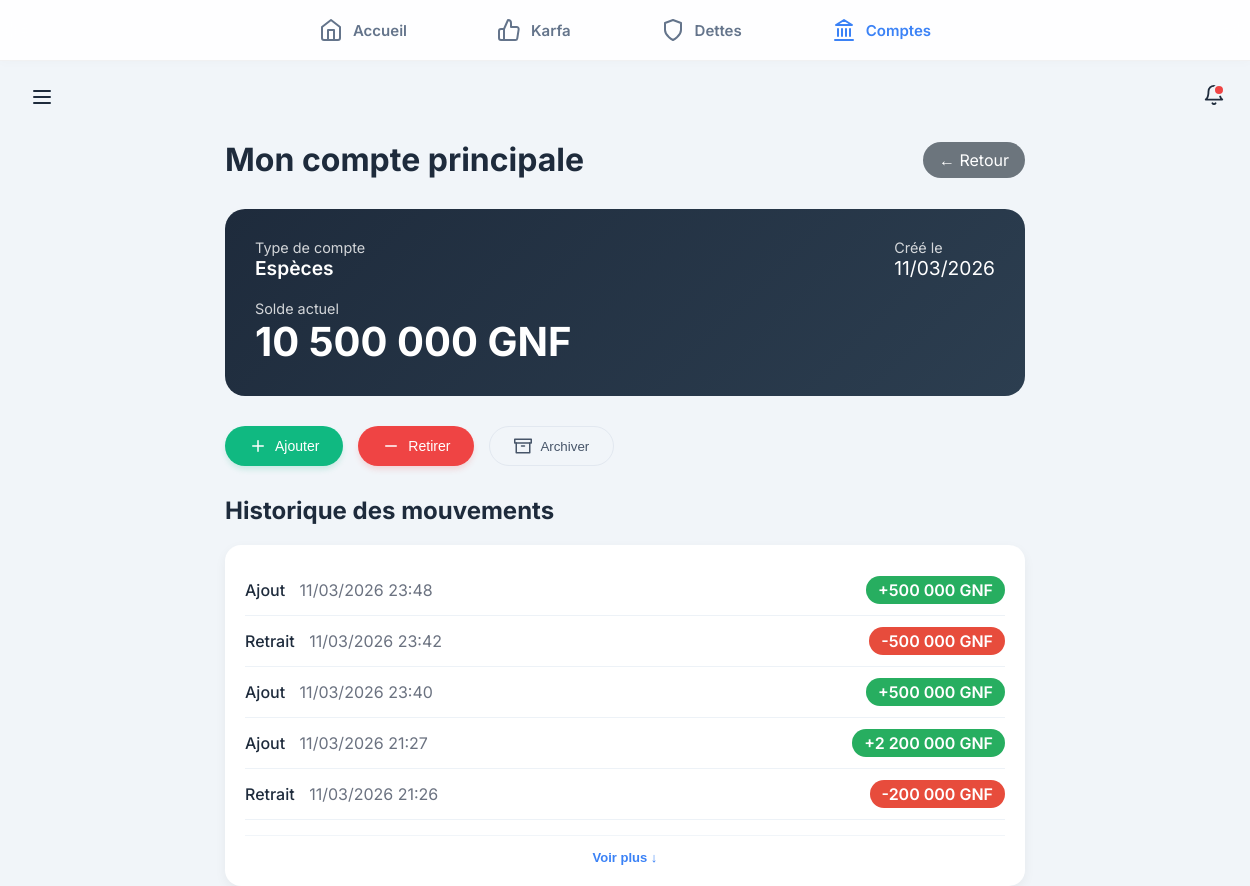
The app's page /comptes/detail/17/?type=argent (signed in) with its own data.
### backend/modules/comptes/models/argent.py (models this page shows, shortened)
class CompteArgent(models.Model):
    TYPE_CHOIX = [
        ('BANQUE', 'Banque'),
        ('MOBILE_MONEY', 'Mobile Money'),
        ('CASH', 'Espèces'),
        ('DETTE', 'Dettes'),
        ('AUTRE', 'Autre'),
    ]
    nom = models.CharField(max_length=50) # Retrait de unique=True car plusieurs utilisateurs peuvent avoir un compte "Cash"
    cree_par = models.ForeignKey('auth.User', on_delete=models.CASCADE, related_name='comptes_argent', null=True)
    type_compte = models.CharField(max_length=20, choices=TYPE_CHOIX)
    solde = models.DecimalField(max_digits=12, decimal_places=0, default=0)
    dette_liee = models.ForeignKey('dettes.Dette', on_delete=models.SET_NULL, null=True, blank=True, related_name='comptes_argent_lies')
    date_creation = models.DateTimeField(auto_now_add=True)
    archive = models.BooleanField(default=False)
    date_archivage = models.DateTimeField(null=True, blank=True)

### backend/modules/comptes/models/mouvement.py (models this page shows, shortened)
class MouvementCompte(models.Model):
    TYPE_AJOUT = 'AJOUT'
    TYPE_RETRAIT = 'RETRAIT'
    CHOIX_TYPE = [
        (TYPE_AJOUT, 'Ajout'),
        (TYPE_RETRAIT, 'Retrait'),
    ]
    compte_argent = models.ForeignKey('comptes.CompteArgent', on_delete=models.CASCADE, null=True, blank=True, related_name='mouvements')
    compte_or = models.ForeignKey('comptes.CompteOr', on_delete=models.CASCADE, null=True, blank=True, related_name='mouvements')
    type = models.CharField(max_length=10, choices=CHOIX_TYPE)
    montant = models.DecimalField(max_digits=12, decimal_places=3) # Utilise 3 pour l'or aussi
    date = models.DateTimeField(auto_now_add=True)
    motif = models.CharField(max_length=255, blank=True)
    cree_par = models.ForeignKey(User, on_delete=models.SET_NULL, null=True, blank=True)

### backend/modules/comptes/views/detail.py (the view, shortened to what this page needs)
# urls.py: path('detail/<int:id>/', detail_compte, name='detail_compte'),
@login_required
@login_required
def detail_compte(request, id):
    type_param = request.GET.get('type')
    if type_param == 'or':
        compte = get_object_or_404(CompteOr, id=id, cree_par=request.user)
        type_compte = 'or'
        is_or = True
    elif type_param == 'argent':
        compte = get_object_or_404(CompteArgent, id=id, cree_par=request.user)
        type_compte = 'argent'
        is_or = False
    mouvements = compte.mouvements.all().order_by('-date')
    return render(request, 'modules/comptes/detail.html', {
        'compte': compte,
        'is_or': is_or,
        'type_compte': type_compte,
        'nature': type_compte,
        'mouvements': mouvements
    })

### backend/modules/core/templatetags/custom_filters.py (called while the page is built)
@register.filter
def milliers(value):
    try:
        num = float(value)
        if num == int(num):
            return f"{int(num):,}".replace(",", " ")
        return f"{num:,.3f}".rstrip('0').rstrip('.').replace(",", " ").replace(".", ",")
    except:
        return value

### frontend/templates/modules/comptes/detail.html (shortened to what this page needs)
{% extends "base.html" %}
{% load custom_filters %}
{% block content %}
<div style="max-width: 800px; margin: 0 auto;">
    <div style="display: flex; justify-content: space-between; align-items: center; margin-bottom: 30px;">
        <h1 style="margin: 0;">{{ compte.nom }}</h1>
        <a href="{% if compte.archive %}{% url 'comptes:liste_archives' %}{% else %}{% url 'comptes:liste_comptes' %}{% endif %}"
            style="background: #6c757d; color: white; padding: 8px 16px; border-radius: 30px; text-decoration: none;">
            ← Retour
        </a>
    </div>
    <div
        style="background: linear-gradient(135deg, #1e2b3c, #2c3e50); color: white; padding: 30px; border-radius: 20px; margin-bottom: 30px;">
        <div style="display: flex; justify-content: space-between; align-items: center; flex-wrap: wrap;">
            <div>
                <div style="font-size: 0.9em; opacity: 0.8;">{% if is_or %}Pureté{% else %}Type de compte{% endif %}
                </div>
                <div style="font-size: 1.2em; font-weight: 600;">
                    {% if is_or %}
                    {{ compte.carat|default:24 }} K
                    {% else %}
                    {{ compte.get_type_compte_display }}
                    {% endif %}
                </div>
            </div>
            <div>
                <div style="font-size: 0.9em; opacity: 0.8;">Créé le</div>
                <div style="font-size: 1.2em;">{{ compte.date_creation|date:"d/m/Y" }}</div>
            </div>
        </div>
        <div style="margin-top: 20px;">
            <div style="font-size: 0.9em; opacity: 0.8;">{% if is_or %}Poids actuel{% else %}Solde actuel{% endif %}
            </div>
            <div style="font-size: 2.5em; font-weight: 700;">
                {% if is_or %}
                {{ compte.poids_grammes|floatformat:-2 }} g
                {% else %}
                {{ compte.solde|milliers }} GNF
                {% endif %}
            </div>
        </div>
    </div>
    <div style="display: flex; gap: 15px; margin-bottom: 30px; flex-wrap: wrap;">
        {% if not compte.archive %}
        <button onclick="showOperationForm('ajout')"
            style="display: inline-flex; align-items: center; gap: 8px; background: #10b981; color: white; padding: 10px 24px; border: none; border-radius: 30px; cursor: pointer; font-weight: 500; font-size: 14px; transition: all 0.2s; box-shadow: 0 4px 6px -1px rgba(16, 185, 129, 0.2);">
            <svg width="18" height="18" viewBox="0 0 24 24" fill="none" stroke="currentColor" stroke-width="2"
                stroke-linecap="round" stroke-linejoin="round">
                <line x1="12" y1="5" x2="12" y2="19" />
                <line x1="5" y1="12" x2="19" y2="12" />
            </svg> Ajouter
        </button>
        <button onclick="showOperationForm('retrait')"
            style="display: inline-flex; align-items: center; gap: 8px; background: #ef4444; color: white; padding: 10px 24px; border: none; border-radius: 30px; cursor: pointer; font-weight: 500; font-size: 14px; transition: all 0.2s; box-shadow: 0 4px 6px -1px rgba(239, 68, 68, 0.2);">
            <svg width="18" height="18" viewBox="0 0 24 24" fill="none" stroke="currentColor" stroke-width="2"
                stroke-linecap="round" stroke-linejoin="round">
                <line x1="5" y1="12" x2="19" y2="12" />
            </svg> Retirer
        </button>
        <form method="post" action="{% url 'comptes:archiver_compte' compte.id %}?type={% if is_or %}or{% else %}argent{% endif %}" style="display: inline;">
            <button type="button" data-confirm="Archiver ce compte ? Il pourra être désarchivé plus tard."
                style="background: #f1f5f9; color: #475569; padding: 10px 24px; border: 1px solid #e2e8f0; border-radius: 30px; cursor: pointer; font-weight: 500; display: inline-flex; align-items: center; gap: 8px; transition: all 0.2s;"
                onmouseover="this.style.background='#e2e8f0';" onmouseout="this.style.background='#f1f5f9';">
                <svg width="18" height="18" viewBox="0 0 24 24" fill="none" stroke="currentColor" stroke-width="2"
                    stroke-linecap="round" stroke-linejoin="round">
                    <path d="M21 8v13H3V8"></path>
                    <path d="M1 3h22v5H1z"></path>
                    <path d="M10 12h4"></path>
                </svg>
                Archiver
            </button>
        </form>
        {% endif %}
    </div>
    <h2>Historique des mouvements</h2>
    <div style="background: white; border-radius: 16px; padding: 20px; box-shadow: 0 4px 12px rgba(0,0,0,0.05);">
        <div id="history-container" style="max-height: 400px; overflow-y: auto; transition: max-height 0.3s ease;">
            {% for mouvement in mouvements %}
            <div class="history-item" style="display: {% if forloop.counter > 5 %}none{% else %}flex{% endif %}; justify-content: space-between; padding: 15px 0; border-bottom: 1px solid #edf2f7;">
                <div>
                    <span style="font-weight: 500;">{{ mouvement.get_type_display }}</span>
                    <span style="margin-left: 10px; color: #6b7280;">{{ mouvement.date|date:"d/m/Y H:i" }}</span>
                </div>
                <div style="text-align: right;">
                    <span
                        style="background: {% if mouvement.type == 'AJOUT' %}#27ae60{% else %}#e74c3c{% endif %}; color: white; padding: 4px 12px; border-radius: 20px; font-weight: 600;">
                        {% if mouvement.type == 'AJOUT' %}+{% else %}-{% endif %}{{ mouvement.montant|milliers }} {% if is_or %}g{% else %}GNF{% endif %}
                    </span>
                </div>
            </div>
            {% empty %}
            <p style="color: #9ca3af; text-align: center;">Aucun mouvement enregistré</p>
            {% endfor %}
        </div>
        {% if mouvements %}
        <div style="text-align: center; margin-top: 15px; border-top: 1px solid #f1f5f9; padding-top: 10px;">
            <button id="btn-toggle-history" onclick="toggleHistory()" data-expanded="false" style="background: none; border: none; color: #3b82f6; font-weight: 600; cursor: pointer; font-size: 13px; display: inline-flex; align-items: center; gap: 5px;">
                <span>Voir plus ↓</span>
            </button>
        </div>
        {% endif %}
    </div>
</div>
{% endblock %}

### frontend/static/css/base.css (style rules this page uses)
:root { --bg-global: #f1f5f9; --bg-card: #ffffff; --primary: #3b82f6; --text-main: #1e2b3c; --text-muted: #64748b; --nav-height: 60px; --radius-xl: 20px; --radius-md: 12px; --shadow-subtle: 0 4px 15px rgba(0, 0, 0, 0.04); --shadow-hover: 0 8px 25px rgba(0, 0, 0, 0.08); }
body { background-color: var(--bg-global) !important; margin: 0; padding: 0; font-family: 'Inter', sans-serif; color: var(--text-main); padding-bottom: calc(var(--nav-height) + 20px); -webkit-tap-highlight-color: transparent; }
@media (min-width: 768px) { body { padding-bottom: 0; padding-top: calc(var(--nav-height) + 80px); } }

### frontend/static/css/core.css (style rules this page uses)
:root { --color-primary-green: #27ae60; --color-primary-dark: #1e2b3c; --color-bg-light: #f8fafc; --color-text-body: #64748b; }
:root { --color-primary-green: #27ae60; --color-primary-dark: #1e2b3c; --color-bg-light: #f8fafc; --color-text-body: #64748b; --color-error: #ef4444; }

### records on screen
CompteArgent: nom "Mon compte principale", type_compte "Espèces", date_creation "11/03/2026", solde|milliers "10 500 000"
MouvementCompte: type "Ajout", date "11/03/2026 23:48", montant|milliers "500 000"
MouvementCompte: type "Retrait", date "11/03/2026 23:42", montant|milliers "500 000"
MouvementCompte: type "Ajout", date "11/03/2026 23:40", montant|milliers "500 000"
MouvementCompte: type "Ajout", date "11/03/2026 21:27", montant|milliers "2 200 000"
MouvementCompte: type "Retrait", date "11/03/2026 21:26", montant|milliers "200 000"
